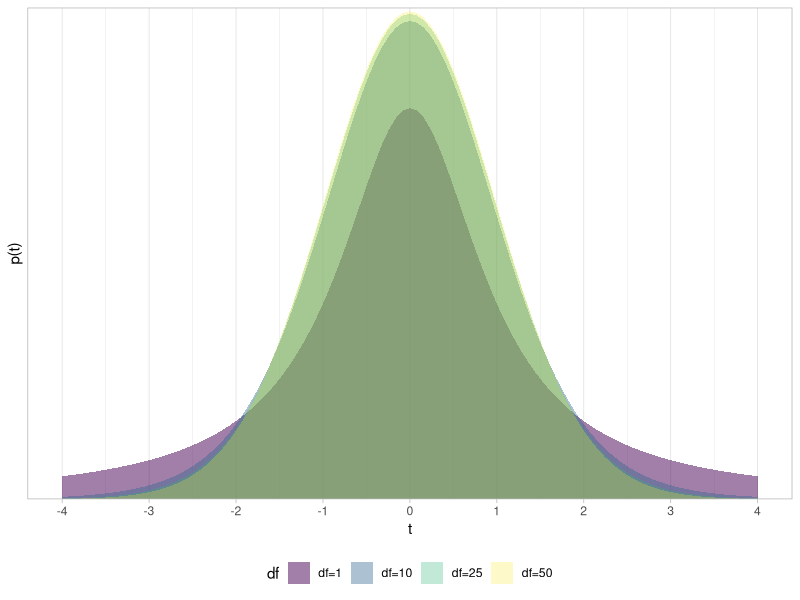
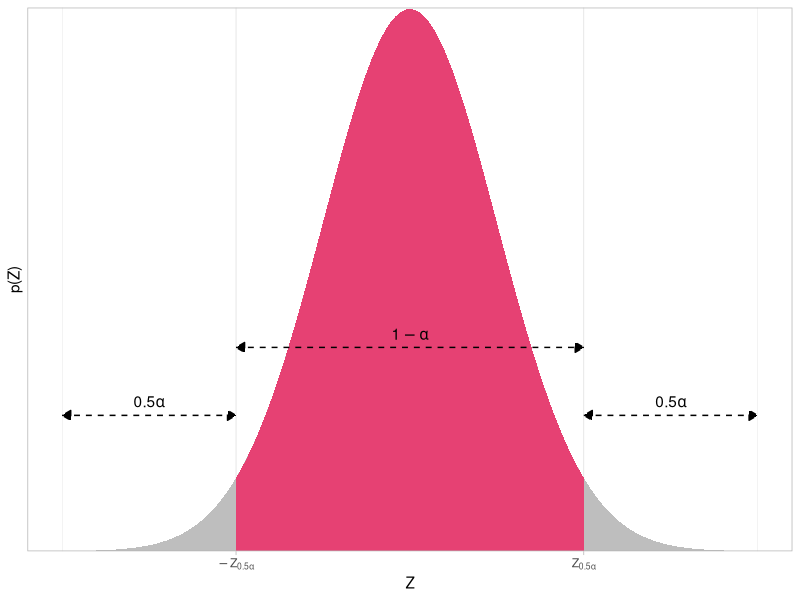
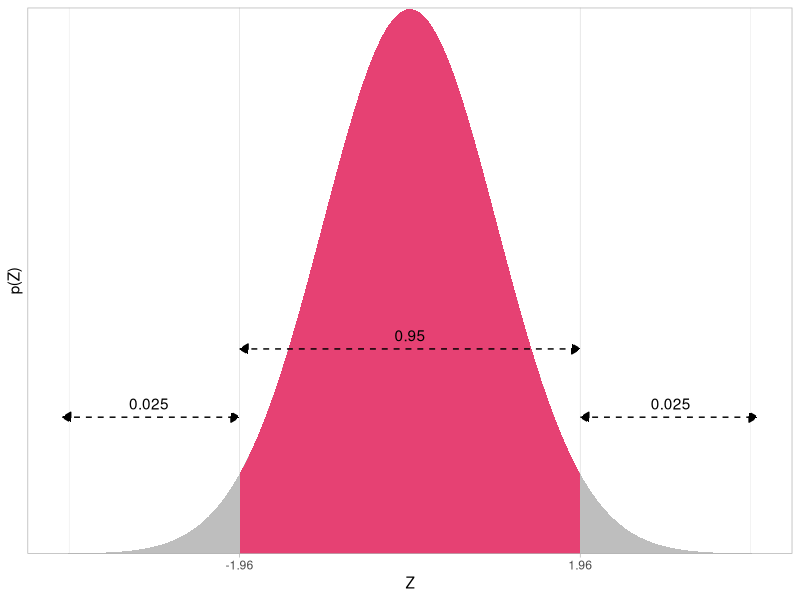

Write R code to recreate these figures, in order.
## ---- chunk 1

knitr::opts_chunk$set(echo = TRUE,
                      message = FALSE,
                      warning = FALSE)
library(tidyverse)
## ---- chunk 2
pnorm(-2, mean = 0, sd = 1, lower.tail = TRUE) # area to left of -2
pnorm(2, mean = 0, sd = 1, lower.tail = TRUE) # area to left of 2
pnorm(2, mean = 0, sd = 1, lower.tail = FALSE) # area to RIGHT of 2
pnorm(2, mean = 0, sd = 1, lower.tail = TRUE)- pnorm(-2, mean = 0, sd = 1, lower.tail = TRUE) # area between -2 and 2
## ---- chunk 3
ggplot(data = tibble(x = -4:4))+ # our "data" is just a sequence of x from -4 to 4
  aes(x = x)+
  stat_function(fun = dt,
                geom = "area",
                args = list(df=1),
                aes(fill="df=1"),
                alpha = 0.5)+
  stat_function(fun = dt,
                geom = "area",
                args = list(df=10),
                aes(fill="df=10"),
                alpha = 0.4)+
  stat_function(fun = dt,
                geom = "area",
                args = list(df=25),
                aes(fill="df=25"),
                alpha = 0.3)+
  stat_function(fun = dt,
                geom = "area",
                args = list(df=50),
                aes(fill="df=50"),
                alpha = 0.25)+
  scale_x_continuous(breaks = seq(-4,4,1))+
  scale_y_continuous(breaks = NULL,
                     limits = c(0,0.4),
                     expand = c(0,0))+
  scale_fill_viridis_d()+
  labs(x = "t",
       y = "p(t)",
       fill = "df")+
  theme_light()+
  theme(legend.position = "bottom")
## ---- chunk 4
conf_int_abstract <- ggplot(data = data.frame(x = -4:4), # our "data" is just a sequence of x from -4 to 4
                     aes(x = x))+
  stat_function(fun = dnorm, # dnorm is the normal distributions
                args = list(mean = 0, sd = 1), # set mean = 0 and sd = 1
                geom = "area",
                fill="gray")+
  stat_function(fun = dnorm, xlim=c(-2, 2), geom="area", size=2, fill="#e64173")+
  annotate("segment", x = -2, xend = 2, y = 0.15, yend = 0.15, colour = "#000000", size=0.5, linetype = 2, alpha=1, arrow=arrow(length=unit(0.25,"cm"), ends="both", type="closed"))+
  annotate("text", x = 0, y = 0.16, label = expression(1-alpha), color="#000000")+
  annotate("segment", x = -4, xend = -2, y = 0.1, yend = 0.1, color = "#000000", size=0.5, linetype = 2, alpha=1, arrow=arrow(length=unit(0.25,"cm"), ends="both", type="closed"))+
  annotate("text", x = -3, y = 0.11, label = expression(0.5*alpha), color="#000000")+
  annotate("segment", x = 2, xend = 4, y = 0.1, yend = 0.1, color = "#000000", size=0.5, linetype = 2, alpha=1, arrow=arrow(length=unit(0.25,"cm"), ends="both", type="closed"))+
  annotate("text", x = 3, y = 0.11, label = expression(0.5*alpha), color="#000000")+
  scale_x_continuous(breaks = c(-2,2),
                     labels = c(expression(-Z[0.5*alpha]),expression(Z[0.5*alpha])))+
  scale_y_continuous(breaks = NULL,
                     limits = c(0,0.4),
                     expand = c(0,0))+
  scale_fill_viridis_d()+
  labs(x = "Z",
       y = "p(Z)")+
  theme_light()

conf_int_abstract
## ---- chunk 5
conf_int_abstract <- ggplot(data = data.frame(x = -4:4), # our "data" is just a sequence of x from -4 to 4
                     aes(x = x))+
  stat_function(fun = dnorm, # dnorm is the normal distributions
                args = list(mean = 0, sd = 1), # set mean = 0 and sd = 1
                geom = "area",
                fill="gray")+
  stat_function(fun = dnorm, xlim=c(-1.96, 1.96), geom="area", size=2, fill="#e64173")+
  annotate("segment", x = -1.96, xend = 1.96, y = 0.15, yend = 0.15, colour = "#000000", size=0.5, linetype = 2, alpha=1, arrow=arrow(length=unit(0.25,"cm"), ends="both", type="closed"))+
  annotate("text", x = 0, y = 0.16, label = "0.95", color="#000000")+
  annotate("segment", x = -4, xend = -1.96, y = 0.1, yend = 0.1, color = "#000000", size=0.5, linetype = 2, alpha=1, arrow=arrow(length=unit(0.25,"cm"), ends="both", type="closed"))+
  annotate("text", x = -3, y = 0.11, label = "0.025", color="#000000")+
  annotate("segment", x = 1.96, xend = 4, y = 0.1, yend = 0.1, color = "#000000", size=0.5, linetype = 2, alpha=1, arrow=arrow(length=unit(0.25,"cm"), ends="both", type="closed"))+
  annotate("text", x = 3, y = 0.11, label = "0.025", color="#000000")+
  scale_x_continuous(breaks = c(-1.96,1.96),
                     labels = c(-1.96, 1.96))+
  scale_y_continuous(breaks = NULL,
                     limits = c(0,0.4),
                     expand = c(0,0))+
  scale_fill_viridis_d()+
  labs(x = "Z",
       y = "p(Z)")+
  theme_light()

conf_int_abstract
